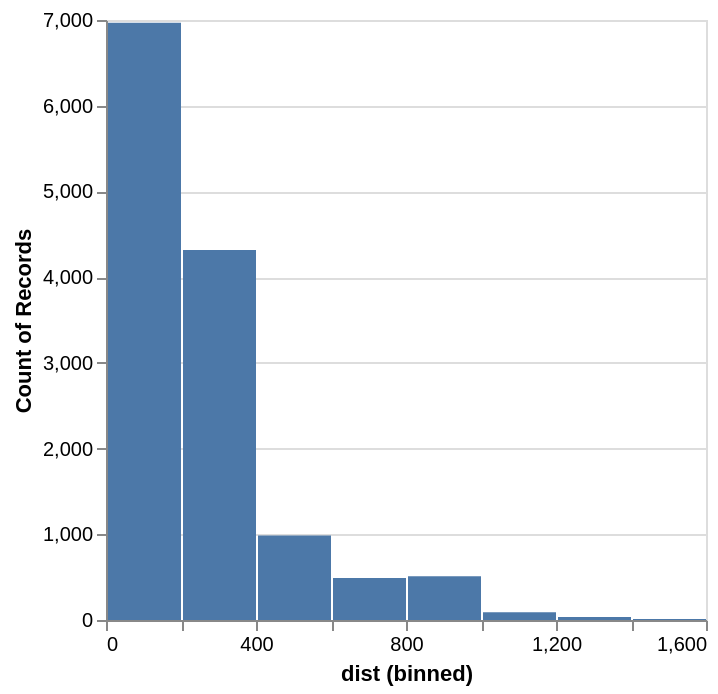

This figure's notebook cell:
### Code cell
# --- Quality summary ---
import altair as alt
alt.data_transformers.enable("vegafusion")

n_total_stops = df_stops.filter(pl.col("direction").is_not_null()).height
n_matched = len(opposite_stops)

print(f"Total mta_bus stops:        {df_stops.height:,}")
print(f"Stops with direction data:  {n_total_stops:,}")
print(f"Stops matched to opposite:  {n_matched:,}  ({n_matched/df_stops.height*100:.1f}%)")
print()
print("Distance distribution (matched pairs):")
print(opposite_stops.select("dist").describe())

# Histogram of distances
opposite_stops['dist'].plot.hist()

### Figure 1 — Vega specification as saved in the notebook (floating-point values rounded to 4 significant figures)
{"$schema": "https://vega.github.io/schema/vega/v6.json", "data": [{"name": "param_1e9efca18e7a2868_store"}, {"name": "source_0", "values": [{"__count": 6968, "bin_maxbins_10_dist": 0.0, "bin_maxbins_10_dist_end": 200.0}, {"__count": 4316, "bin_maxbins_10_dist": 200.0, "bin_maxbins_10_dist_end": 400.0}, {"__count": 986, "bin_maxbins_10_dist": 400.0, "bin_maxbins_10_dist_end": 600.0}, {"__count": 489, "bin_maxbins_10_dist": 600.0, "bin_maxbins_10_dist_end": 800.0}, {"__count": 509, "bin_maxbins_10_dist": 800.0, "bin_maxbins_10_dist_end": 1000.0}, {"__count": 89, "bin_maxbins_10_dist": 1000.0, "bin_maxbins_10_dist_end": 1200.0}, {"__count": 35, "bin_maxbins_10_dist": 1200.0, "bin_maxbins_10_dist_end": 1400.0}, {"__count": 13, "bin_maxbins_10_dist": 1400.0, "bin_maxbins_10_dist_end": 1600.0}]}, {"name": "source_0_y_domain___count", "values": [{"min": 13, "max": 6968}]}], "signals": [{"name": "bin_maxbins_10_dist_bins", "value": {"fields": ["dist"], "fname": "bin_dist", "start": 0.0, "step": 200.0, "stop": 1600.0}}, {"name": "unit", "value": {}, "on": [{"events": "pointermove", "update": "isTuple(group()) ? group() : unit"}]}, {"name": "param_1e9efca18e7a2868", "update": "vlSelectionResolve(\"param_1e9efca18e7a2868_store\", \"union\")"}, {"name": "param_1e9efca18e7a2868_dist", "on": [{"events": [{"source": "view", "type": "dblclick"}], "update": "null"}, {"events": {"signal": "param_1e9efca18e7a2868_translate_delta"}, "update": "panLinear(param_1e9efca18e7a2868_translate_anchor.extent_x, -param_1e9efca18e7a2868_translate_delta.x / width)"}, {"events": {"signal": "param_1e9efca18e7a2868_zoom_delta"}, "update": "zoomLinear(domain(\"x\"), param_1e9efca18e7a2868_zoom_anchor.x, param_1e9efca18e7a2868_zoom_delta)"}]}, {"name": "param_1e9efca18e7a2868_tuple", "on": [{"events": [{"signal": "param_1e9efca18e7a2868_dist"}], "update": "param_1e9efca18e7a2868_dist ? {unit: \"\", fields: param_1e9efca18e7a2868_tuple_fields, values: [param_1e9efca18e7a2868_dist]} : null"}]}, {"name": "param_1e9efca18e7a2868_tuple_fields", "value": [{"field": "dist", "channel": "x", "type": "R"}]}, {"name": "param_1e9efca18e7a2868_translate_anchor", "value": {}, "on": [{"events": [{"source": "scope", "type": "pointerdown"}], "update": "{x: x(unit), y: y(unit), extent_x: domain(\"x\")}"}]}, {"name": "param_1e9efca18e7a2868_translate_delta", "value": {}, "on": [{"events": [{"source": "window", "between": [{"source": "scope", "type": "pointerdown"}, {"source": "window", "type": "pointerup"}], "type": "pointermove", "consume": true}], "update": "{x: param_1e9efca18e7a2868_translate_anchor.x - x(unit), y: param_1e9efca18e7a2868_translate_anchor.y - y(unit)}"}]}, {"name": "param_1e9efca18e7a2868_zoom_anchor", "on": [{"events": [{"source": "scope", "consume": true, "type": "wheel"}], "update": "{x: invert(\"x\", x(unit)), y: invert(\"y\", y(unit))}"}]}, {"name": "param_1e9efca18e7a2868_zoom_delta", "on": [{"events": [{"source": "scope", "type": "wheel", "consume": true}], "update": "pow(1.001, event.deltaY * pow(16, event.deltaMode))", "force": true}]}, {"name": "param_1e9efca18e7a2868_modify", "on": [{"events": {"signal": "param_1e9efca18e7a2868_tuple"}, "update": "modify(\"param_1e9efca18e7a2868_store\", param_1e9efca18e7a2868_tuple, true)"}]}], "marks": [{"type": "rect", "name": "marks", "from": {"data": "source_0"}, "encode": {"update": {"x2": {"field": "bin_maxbins_10_dist", "scale": "x", "offset": {"signal": "0.5 + (abs(scale(\"x\", datum[\"bin_maxbins_10_dist_end\"]) - scale(\"x\", datum[\"bin_maxbins_10_dist\"])) < 0.25 ? -0.5 * (0.25 - (abs(scale(\"x\", datum[\"bin_maxbins_10_dist_end\"]) - scale(\"x\", datum[\"bin_maxbins_10_dist\"])))) : 0.5)"}}, "y": {"field": "__count", "scale": "y"}, "y2": {"value": 0, "scale": "y"}, "fill": {"value": "#4c78a8"}, "x": {"field": "bin_maxbins_10_dist_end", "scale": "x", "offset": {"signal": "0.5 + (abs(scale(\"x\", datum[\"bin_maxbins_10_dist_end\"]) - scale(\"x\", datum[\"bin_maxbins_10_dist\"])) < 0.25 ? 0.5 * (0.25 - (abs(scale(\"x\", datum[\"bin_maxbins_10_dist_end\"]) - scale(\"x\", datum[\"bin_maxbins_10_dist\"])))) : -0.5)"}}, "tooltip": {"signal": "{\"dist (binned)\": !isValid(datum[\"bin_maxbins_10_dist\"]) || !isFinite(+datum[\"bin_maxbins_10_dist\"]) ? \"null\" : format(datum[\"bin_maxbins_10_dist\"], \"\") + \" – \" + format(datum[\"bin_maxbins_10_dist_end\"], \"\"), \"Count of Records\": format(datum[\"__count\"], \"\")}"}}}, "clip": true, "style": ["bar"], "interactive": true}], "scales": [{"name": "x", "type": "linear", "domain": {"signal": "[bin_maxbins_10_dist_bins.start, bin_maxbins_10_dist_bins.stop]"}, "range": [0, {"signal": "width"}], "bins": {"signal": "bin_maxbins_10_dist_bins"}, "domainRaw": {"signal": "param_1e9efca18e7a2868[\"dist\"]"}, "zero": false}, {"name": "y", "type": "linear", "domain": [{"signal": "(data(\"source_0_y_domain___count\")[0] || {}).min"}, {"signal": "(data(\"source_0_y_domain___count\")[0] || {}).max"}], "range": [{"signal": "height"}, 0], "nice": true, "zero": true}], "axes": [{"scale": "y", "grid": true, "gridScale": "x", "tickCount": {"signal": "ceil(height/40)"}, "maxExtent": 0, "domain": false, "orient": "left", "labels": false, "aria": false, "zindex": 0, "minExtent": 0, "ticks": false}, {"scale": "x", "orient": "bottom", "labelFlush": true, "grid": false, "title": "dist (binned)", "tickCount": {"signal": "ceil(width/10)"}, "labelOverlap": true, "zindex": 0}, {"scale": "y", "tickCount": {"signal": "ceil(height/40)"}, "title": "Count of Records", "labelOverlap": true, "zindex": 0, "grid": false, "orient": "left"}], "style": "cell", "background": "white", "padding": 5, "height": 300, "width": 300}
